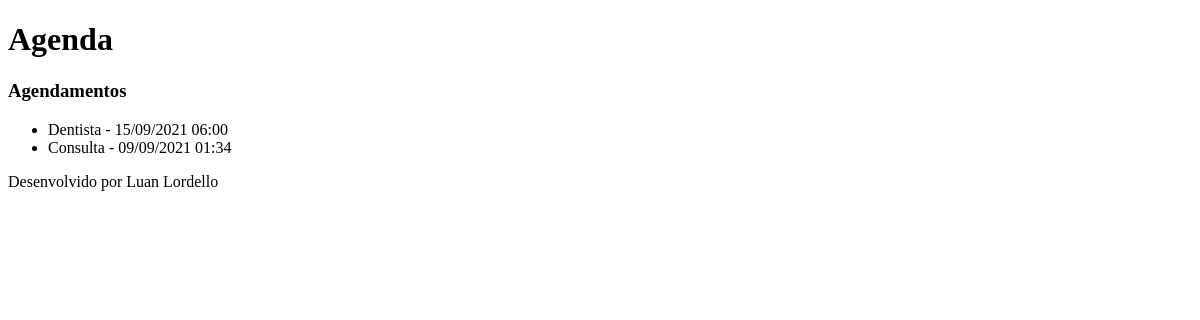
/agenda/, run on an earlier commit of the app's database.
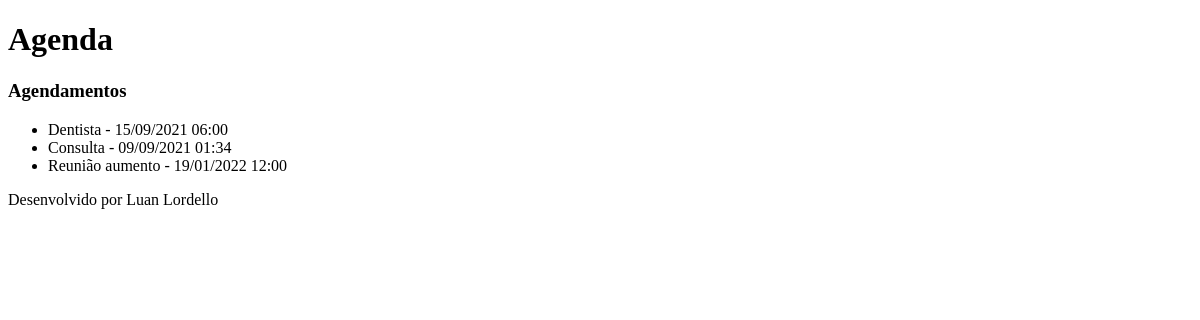
And on a later commit of the database.
### core/models.py (models this page shows, shortened)
class Evento (models.Model):
    titulo = models.CharField(max_length=100)
    descricao = models.TextField(blank=True,null=True)
    dataEvento = models.DateTimeField(verbose_name='Data do Evento')
    dataCriacaoEvento = models.DateTimeField(verbose_name='Data de Criação do Evento',auto_now=True)
    usuario = models.ForeignKey(User, on_delete=models.CASCADE)
    class Meta:
        db_table = 'evento'
    def getDataEvento(self):
        return self.dataEvento.strftime('%d/%m/%Y %H:%M')

### core/views.py (the view)
# urls.py: path('agenda/', views.listaEventos),
def listaEventos (request):
    evento = Evento.objects.all() #filter(usuario=usuario)  #get(id=1)
    dados = {'eventos': evento}
    return render(request, 'agenda.html', dados)

### templates/agenda.html
{% extends "model-page.html" %}
{% block content %}
    <h3>Agendamentos</h3>
        <ul>
            {% for evento in eventos %}
                <li>{{ evento.titulo }} - {{evento.getDataEvento }} </li>
            {% endfor %}
        </ul>
{% endblock %}

### templates/model-page.html
<!DOCTYPE html>
<html lang="en">
<head>
    {% include "model-header.html" %}
</head>
<body>
    {% block content %} {% endblock %}
    {% include "model-footer.html" %}
</body>
</html>

### templates/model-header.html (shortened to what this page needs)
    <h1>Agenda</h1>

### templates/model-footer.html
<p>Desenvolvido por Luan Lordello</p>

What changed in the data, as far as the page shows it:
added Evento: titulo "Reunião aumento", getDataEvento "19/01/2022 12:00"
